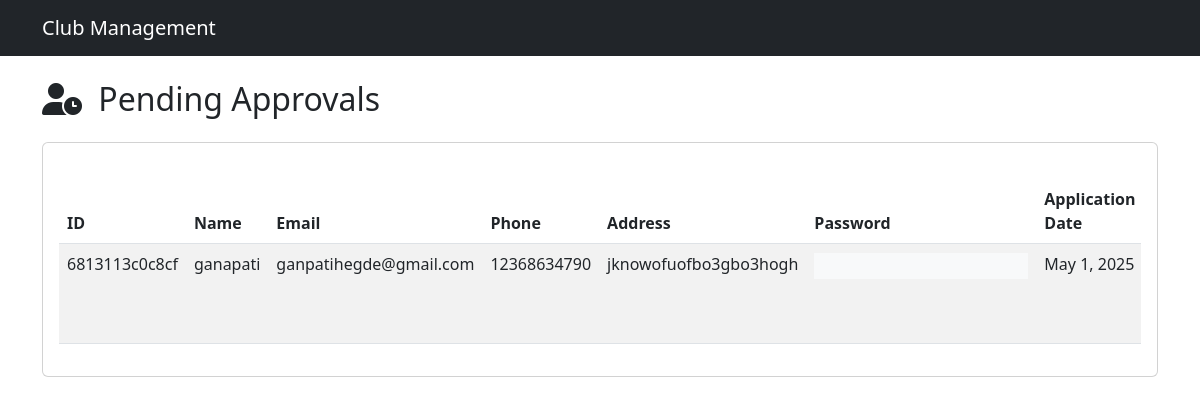
Screenshot of /templates/pending_approvals.php (signed in) with the database file from the repository.
### tables this page shows
CREATE TABLE IF NOT EXISTS `pending_approval` (
  `pending_id` varchar(20) NOT NULL DEFAULT 'UUID()',
  `p_name` varchar(100) NOT NULL,
  `p_email` varchar(100) NOT NULL,
  `p_phone` varchar(20) NOT NULL,
  `password` varchar(255) NOT NULL,
  `achievements` mediumblob NOT NULL,
  `address` varchar(255) NOT NULL,
  `p_status` enum('pending','approved','rejected') NOT NULL DEFAULT 'pending',
  `registration_date` timestamp NOT NULL DEFAULT CURRENT_TIMESTAMP,
  PRIMARY KEY (`pending_id`),
  UNIQUE KEY `emal` (`p_email`)
);

### templates/pending_approvals.php (the view, shortened to what this page needs)
<?php
$conn = new mysqli('localhost', 'root', '', 'club management');
$query = "SELECT * FROM pending_approval WHERE p_status = 'pending' ORDER BY registration_date DESC";
$result = $conn->query($query);
?>
<!DOCTYPE html>
<html lang="en">
<head>
    <link href="https://cdn.jsdelivr.net/npm/bootstrap@5.3.0/dist/css/bootstrap.min.css" rel="stylesheet">
    <link rel="stylesheet" href="https://cdnjs.cloudflare.com/ajax/libs/font-awesome/6.4.0/css/all.min.css">
</head>
<body>
    <nav class="navbar navbar-expand-lg navbar-dark bg-dark">
        <div class="container">
            <a class="navbar-brand" href="#">Club Management</a>
        </div>
    </nav>
    <div class="container mt-4">
        <h2><i class="fas fa-user-clock me-2"></i> Pending Approvals</h2>
        <div class="card mt-4">
            <div class="card-body">
                <div class="table-responsive">
                    <table class="table table-striped">
                        <thead>
                            <tr>
                                <th>ID</th>
                                <th>Name</th>
                                <th>Email</th>
                                <th>Phone</th>
                                <th>Address</th>
                                <th>Password</th>
                                <th>Application Date</th>
                            </tr>
                        </thead>
                        <tbody>
                            <?php if ($result && $result->num_rows > 0): ?>
                                <?php while ($row = $result->fetch_assoc()): ?>
                                <tr>
                                    <td><?= htmlspecialchars($row['pending_id'] ?? '') ?></td>
                                    <td><?= htmlspecialchars($row['p_name'] ?? '') ?></td>
                                    <td><?= htmlspecialchars($row['p_email'] ?? '') ?></td>
                                    <td><?= htmlspecialchars($row['p_phone'] ?? '') ?></td>
                                    <td><?= htmlspecialchars($row['address'] ?? '') ?></td>
                                    <td>
                                        <input type="text" class="password-field"
                                               value="<?= htmlspecialchars($row['p_password'] ?? '') ?>"
                                               readonly>
                                    </td>
                                    <td><?= date('M j, Y', strtotime($row['registration_date'])) ?></td>
                                </tr>
                                <?php endwhile; ?>
                            <?php else: ?>
                                <tr>
                                    <td colspan="9" class="text-center">No pending applications found</td>
                                </tr>
                            <?php endif; ?>
                        </tbody>
                    </table>
                </div>
            </div>
        </div>
    </div>
</body>
</html>

### templates/pending_approvals.php (style rules this page uses)
.card { margin-top: 20px; }
.table { margin-top: 20px; }
.password-field { font-family: monospace; background-color: #f8f9fa; border: none; cursor: default; }

### rows the page displays
pending_approval: pending_id "6813113c0c8cf", p_name "ganapati", p_email "ganpatihegde@gmail.com", p_phone "12368634790", address "jknowofuofbo3gbo3hogh", registration_date "May 1, 2025"
